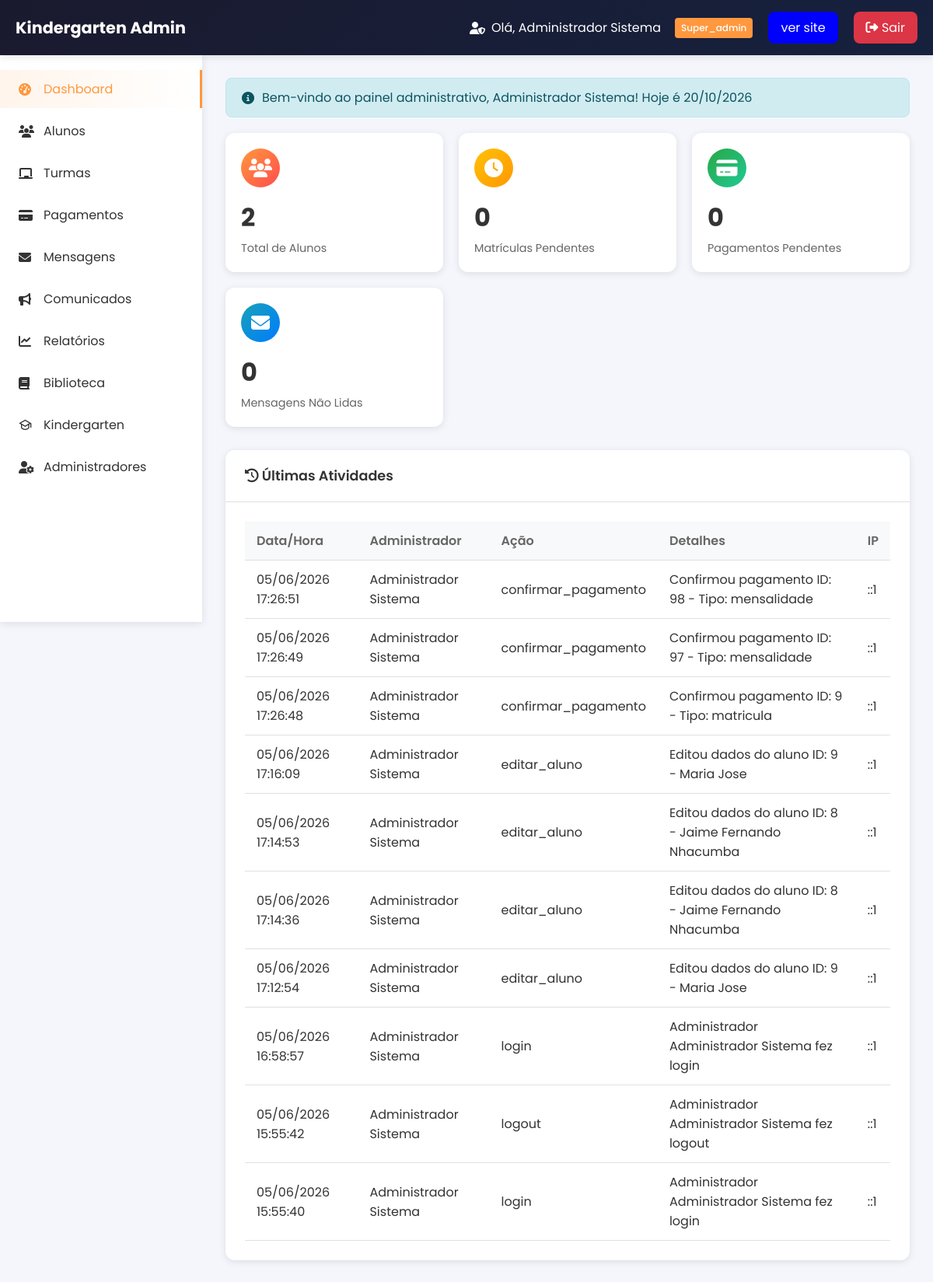
The page /admin/dashboard.php (signed in) on the database its author committed.
### tables this page shows
CREATE TABLE `administradores` (
  `id` int(11) NOT NULL,
  `nome` varchar(100) NOT NULL,
  `email` varchar(100) NOT NULL,
  `usuario` varchar(50) NOT NULL,
  `senha` varchar(255) NOT NULL,
  `nivel` enum('admin','super_admin','secretaria') DEFAULT 'admin',
  `foto_path` varchar(255) DEFAULT NULL,
  `ultimo_acesso` timestamp NULL DEFAULT NULL,
  `status` enum('ativo','inativo') DEFAULT 'ativo',
  `created_at` timestamp NOT NULL DEFAULT current_timestamp(),
  `updated_at` timestamp NOT NULL DEFAULT current_timestamp() ON UPDATE current_timestamp()
);

CREATE TABLE `admin_logs` (
  `id` int(11) NOT NULL,
  `admin_id` int(11) DEFAULT NULL,
  `acao` varchar(255) DEFAULT NULL,
  `detalhes` text DEFAULT NULL,
  `ip_address` varchar(45) DEFAULT NULL,
  `data_hora` timestamp NOT NULL DEFAULT current_timestamp()
);

### admin/dashboard.php (the view, shortened to what this page needs)
<?php
$db = getDB();
$stmt = $db->prepare("SELECT * FROM administradores WHERE id = ?");
$stmt->execute([$_SESSION[SESSION_ADMIN_ID]]);
$admin = $stmt->fetch();
$stmt = $db->query("SELECT COUNT(*) as total FROM alunos");
$total_alunos = $stmt->fetch()['total'];
$stmt = $db->query("SELECT COUNT(*) as total FROM alunos WHERE status_matricula = 'pendente'");
$matriculas_pendentes = $stmt->fetch()['total'];
$stmt = $db->query("SELECT COUNT(*) as total FROM pagamentos_matricula WHERE status = 'pendente'");
$pagamentos_pendentes = $stmt->fetch()['total'];
$stmt = $db->query("SELECT COUNT(*) as total FROM mensagens_contato WHERE status = 'nao_respondido'");
$mensagens_nao_lidas = $stmt->fetch()['total'];
$stmt = $db->query("SELECT l.*, a.nome as admin_nome FROM admin_logs l LEFT JOIN administradores a ON l.admin_id = a.id ORDER BY l.data_hora DESC LIMIT 10");
$ultimos_logs = $stmt->fetchAll();
?>
<!DOCTYPE html>
<html lang="pt">
<head>
    <link rel="stylesheet" href="https://cdnjs.cloudflare.com/ajax/libs/font-awesome/6.5.0/css/all.min.css">
     <link
  href="https://cdn.jsdelivr.net/npm/remixicon@4.9.0/fonts/remixicon.css"
  rel="stylesheet"
/>
    <link rel="stylesheet" href="assets/css/admin.css">
</head>
<body>
    <div class="admin-header">
        <div class="header-content">
            <div class="logo">
                <span>Kindergarten Admin</span>
            </div>
            <div class="user-info">
                <div class="user-name">
                    <i class="fas fa-user-shield"></i>
                    <span>Olá, <?= htmlspecialchars($admin['nome']) ?></span>
                    <span class="badge" style="background: #ff983e; color: white; margin-left: 10px;">
                        <?= ucfirst($admin['nivel']) ?>
                    </span>
                </div>
                <a href="../index.php" class="btn-sair" style="background-color: blue;">ver site</a>
                <a href="logout.php" class="btn-sair">
                    <i class="fas fa-sign-out-alt"></i> Sair
                </a>
            </div>
        </div>
    </div>
    <div class="admin-sidebar" id="sidebar">
        <ul class="sidebar-menu">
            <li class="active"><a href="dashboard.php"><i class="fas fa-tachometer-alt"></i> Dashboard</a></li>
            <li><a href="alunos.php"><i class="fas fa-users"></i> Alunos</a></li>
            <li><a href="turmas.php"><i class="fas fa-chalkboard"></i> Turmas</a></li>
            <li><a href="pagamentos.php"><i class="fas fa-credit-card"></i> Pagamentos</a></li>
            <li><a href="mensagens.php"><i class="fas fa-envelope"></i> Mensagens</a></li>
            <li><a href="comunicados.php"><i class="fas fa-bullhorn"></i> Comunicados</a></li>
            <li><a href="relatorios.php"><i class="fas fa-chart-line"></i> Relatórios</a></li>
            <li><a href="materiais.php"><i class="fas fa-book"></i> Biblioteca</a></li>
            <li><a href="../index.php"><i class="ri-graduation-cap-line"></i> Kindergarten</a></li>
            <?php if ($admin['nivel'] == 'super_admin'): ?>
            <li><a href="administradores.php"><i class="fas fa-user-cog"></i> Administradores</a></li>
            <?php endif; ?>
        </ul>
    </div>
    <div class="admin-main">
        <div class="alert alert-info">
            <i class="fas fa-info-circle"></i>
            Bem-vindo ao painel administrativo, <?= htmlspecialchars($admin['nome']) ?>! Hoje é <?= date('d/m/Y') ?>
        </div>
        <div class="stats-grid">
            <div class="stat-card">
                <div class="stat-icon" style="background: linear-gradient(135deg, #ff983e, #ff4d4d);">
                    <i class="fas fa-users"></i>
                </div>
                <div class="stat-value"><?= $total_alunos ?></div>
                <div class="stat-label">Total de Alunos</div>
            </div>
            <div class="stat-card">
                <div class="stat-icon" style="background: linear-gradient(135deg, #ffc107, #ff9800);">
                    <i class="fas fa-clock"></i>
                </div>
                <div class="stat-value"><?= $matriculas_pendentes ?></div>
                <div class="stat-label">Matrículas Pendentes</div>
            </div>
            <div class="stat-card">
                <div class="stat-icon" style="background: linear-gradient(135deg, #28a745, #20c997);">
                    <i class="fas fa-credit-card"></i>
                </div>
                <div class="stat-value"><?= $pagamentos_pendentes ?></div>
                <div class="stat-label">Pagamentos Pendentes</div>
            </div>
            <div class="stat-card">
                <div class="stat-icon" style="background: linear-gradient(135deg, #17a2b8, #007bff);">
                    <i class="fas fa-envelope"></i>
                </div>
                <div class="stat-value"><?= $mensagens_nao_lidas ?></div>
                <div class="stat-label">Mensagens Não Lidas</div>
            </div>
        </div>
        <div class="card">
            <div class="card-header">
                <h3><i class="fas fa-history"></i> Últimas Atividades</h3>
            </div>
            <div class="card-body">
                <div class="table-responsive">
                    <table class="data-table">
                        <thead>
                            <tr><th>Data/Hora</th><th>Administrador</th><th>Ação</th><th>Detalhes</th><th>IP</th></tr>
                        </thead>
                        <tbody>
                            <?php foreach($ultimos_logs as $log): ?>
                            <tr>
                                <td><?= date('d/m/Y H:i:s', strtotime($log['data_hora'])) ?></td>
                                <td><?= htmlspecialchars($log['admin_nome'] ?? 'Sistema') ?></td>
                                <td><?= htmlspecialchars($log['acao']) ?></td>
                                <td><?= htmlspecialchars($log['detalhes'] ?? '-') ?></td>
                                <td><?= htmlspecialchars($log['ip_address'] ?? '-') ?></td>
                            </tr>
                            <?php endforeach; ?>
                        </tbody>
                    </table>
                </div>
            </div>
        </div>
    </div>
</body>
</html>

### admin/assets/css/admin.css (style rules this page uses)
* { margin: 0; padding: 0; box-sizing: border-box; }
:root { --primary: #ff983e; --primary-dark: #e8821a; --secondary: #ff4d4d; --dark: #1a1a2e; --dark-light: #16213e; --success: #28a745; --info: #17a2b8; --warning: #ffc107; --danger: #dc3545; --text: #333; --text-light: #666; --bg: #f4f6fb; --white: #fff; --border: #e0e0e0; --shadow: 0 2px 10px rgba(0,0,0,0.1); --radius: 12px; --transition: 0.3s ease; }
body { font-family: 'Poppins', sans-serif; background: var(--bg); color: var(--text); }
.admin-header { background: linear-gradient(135deg, var(--dark), var(--dark-light)); color: white; padding: 0 20px; position: fixed; top: 0; left: 0; right: 0; z-index: 1000; box-shadow: var(--shadow); }
.header-content { max-width: 1400px; margin: 0 auto; display: flex; justify-content: space-between; align-items: center; padding: 15px 0; }
.logo { display: flex; align-items: center; gap: 10px; font-size: 1.3rem; font-weight: bold; }
.user-info { display: flex; align-items: center; gap: 20px; }
.user-name { display: flex; align-items: center; gap: 8px; }
.btn-sair { background: var(--danger); color: white; padding: 8px 16px; border-radius: 8px; text-decoration: none; transition: var(--transition); }
.admin-sidebar { position: fixed; top: 70px; left: 0; width: 260px; height: calc(100vh - 70px); background: var(--white); box-shadow: var(--shadow); overflow-y: auto; transition: var(--transition); }
.sidebar-menu { list-style: none; padding: 20px 0; }
.sidebar-menu li { margin-bottom: 5px; }
.sidebar-menu li a { display: flex; align-items: center; gap: 12px; padding: 12px 24px; color: var(--text); text-decoration: none; transition: var(--transition); }
.sidebar-menu li.active a { background: linear-gradient(90deg, rgba(255,152,62,0.1), transparent); color: var(--primary); border-right: 3px solid var(--primary); }
.sidebar-menu li a i { width: 20px; }
.admin-main { margin-left: 260px; margin-top: 70px; padding: 30px; min-height: calc(100vh - 70px); }
.stats-grid { display: grid; grid-template-columns: repeat(auto-fit, minmax(240px, 1fr)); gap: 20px; margin-bottom: 30px; }
.stat-card { background: var(--white); border-radius: var(--radius); padding: 20px; box-shadow: var(--shadow); transition: var(--transition); }
.stat-card .stat-icon { width: 50px; height: 50px; border-radius: 50%; display: flex; align-items: center; justify-content: center; margin-bottom: 15px; }
.stat-card .stat-icon i { font-size: 1.5rem; color: white; }
.stat-card .stat-value { font-size: 2rem; font-weight: bold; margin-bottom: 5px; }
.stat-card .stat-label { color: var(--text-light); font-size: 0.9rem; }
.card { background: var(--white); border-radius: var(--radius); box-shadow: var(--shadow); margin-bottom: 30px; overflow: hidden; }
.card-header { padding: 20px 25px; border-bottom: 1px solid var(--border); display: flex; justify-content: space-between; align-items: center; }
.card-header h3 { font-size: 1.1rem; font-weight: 600; }
.card-body { padding: 25px; }
.table-responsive { overflow-x: auto; }
.data-table { width: 100%; border-collapse: collapse; }
.data-table th, .data-table td { padding: 12px 15px; text-align: left; border-bottom: 1px solid var(--border); }
.data-table th { background: #f8f9fa; font-weight: 600; color: var(--text-light); }
.badge { padding: 4px 8px; border-radius: 4px; font-size: 0.75rem; font-weight: 500; }
.alert { padding: 12px 20px; border-radius: 8px; margin-bottom: 20px; display: flex; align-items: center; gap: 10px; }
.alert-info { background: #d1ecf1; color: #0c5460; border: 1px solid #bee5eb; }

### rows shown on the page
administradores: nome "Administrador Sistema", nivel "Super_admin"
admin_logs: data_hora "05/06/2026 17:26:51", admin.nome "Administrador Sistema", acao "confirmar_pagamento", detalhes "Confirmou pagamento ID: 98 - Tipo: mensalidade", ip_address "::1"
admin_logs: data_hora "05/06/2026 17:26:49", admin.nome "Administrador Sistema", acao "confirmar_pagamento", detalhes "Confirmou pagamento ID: 97 - Tipo: mensalidade", ip_address "::1"
admin_logs: data_hora "05/06/2026 17:26:48", admin.nome "Administrador Sistema", acao "confirmar_pagamento", detalhes "Confirmou pagamento ID: 9 - Tipo: matricula", ip_address "::1"
admin_logs: data_hora "05/06/2026 17:16:09", admin.nome "Administrador Sistema", acao "editar_aluno", detalhes "Editou dados do aluno ID: 9 - Maria Jose", ip_address "::1"
admin_logs: data_hora "05/06/2026 17:14:53", admin.nome "Administrador Sistema", acao "editar_aluno", detalhes "Editou dados do aluno ID: 8 - Jaime Fernando Nhacumba", ip_address "::1"
admin_logs: data_hora "05/06/2026 17:14:36", admin.nome "Administrador Sistema", acao "editar_aluno", detalhes "Editou dados do aluno ID: 8 - Jaime Fernando Nhacumba", ip_address "::1"
admin_logs: data_hora "05/06/2026 17:12:54", admin.nome "Administrador Sistema", acao "editar_aluno", detalhes "Editou dados do aluno ID: 9 - Maria Jose", ip_address "::1"
admin_logs: data_hora "05/06/2026 16:58:57", admin.nome "Administrador Sistema", acao "login", detalhes "Administrador Administrador Sistema fez login", ip_address "::1"
admin_logs: data_hora "05/06/2026 15:55:42", admin.nome "Administrador Sistema", acao "logout", detalhes "Administrador Administrador Sistema fez logout", ip_address "::1"
admin_logs: data_hora "05/06/2026 15:55:40", admin.nome "Administrador Sistema", acao "login", detalhes "Administrador Administrador Sistema fez login", ip_address "::1"

### other values the page prints
$total_alunos "2"
$matriculas_pendentes "0"
$pagamentos_pendentes "0"
$mensagens_nao_lidas "0"
